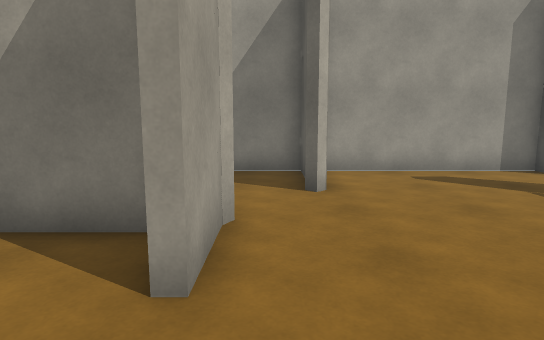
view 1 (above)

12 first-person views from a walk through a 3-D level made in the Unity game engine. The camera is 1.4 m above the floor, tilts 8° down and sees 75° across. The floor is counted in squares, 1 m on a side. Each view is taken from the middle of a square. On the plan, view 1 faces up. The plan holds only what a view shows up to about 15 squares ahead; the rest is blank. The player is left out.

view 2
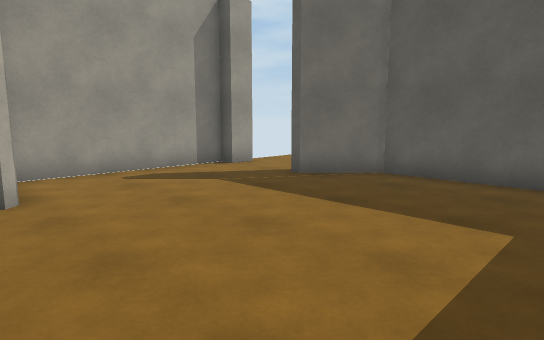

view 3
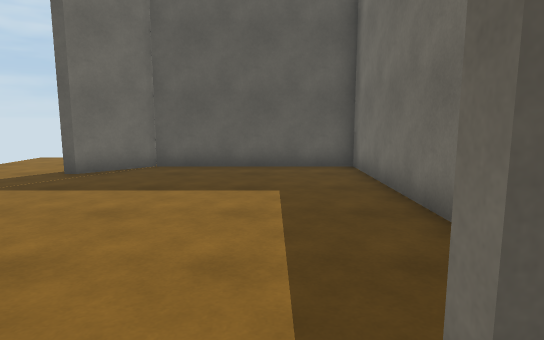

view 4
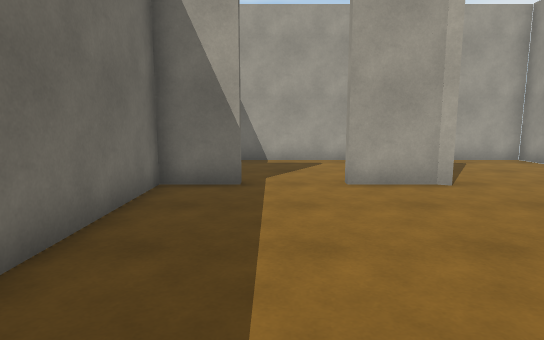

view 5
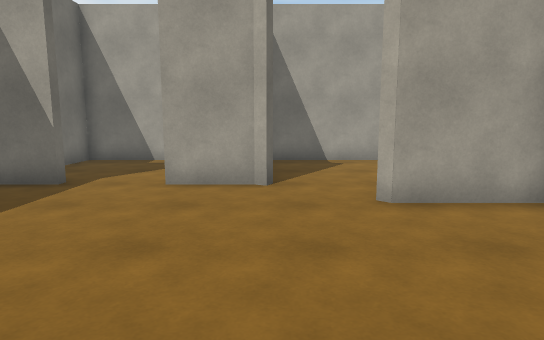

view 6
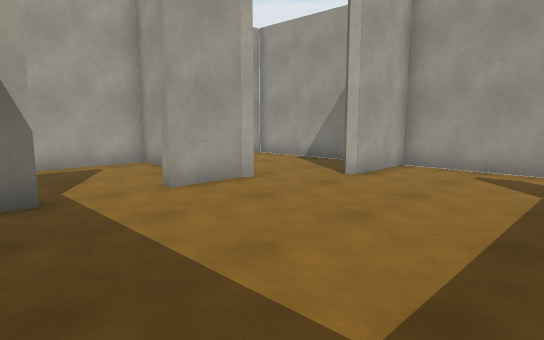

view 7
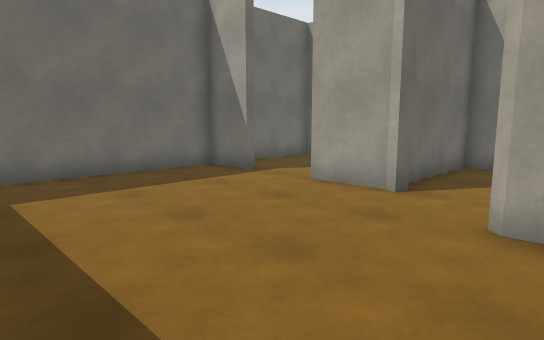

view 8
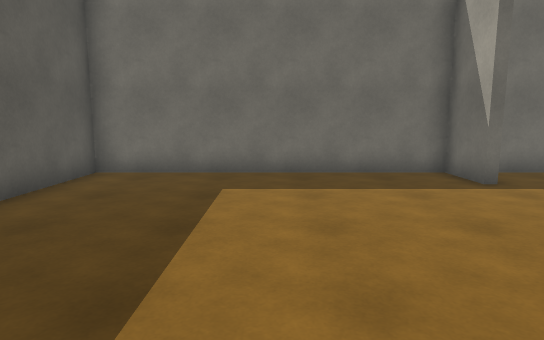

view 9
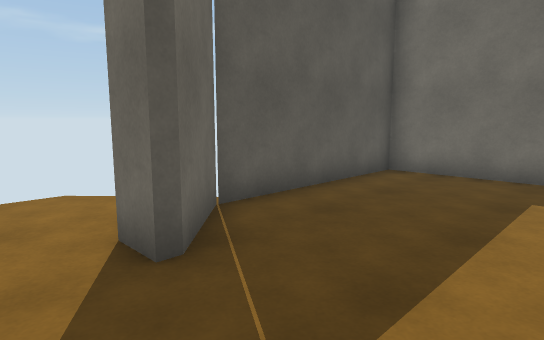

view 10
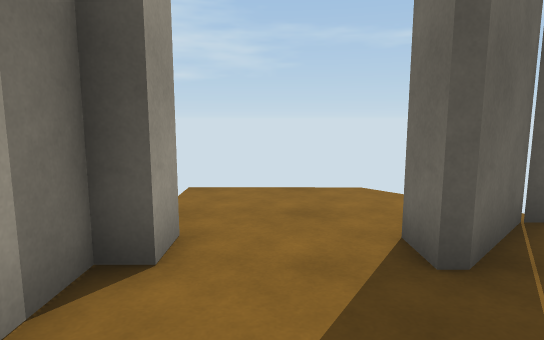

view 11
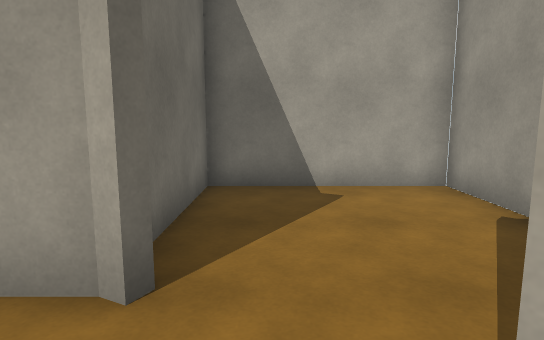

view 12
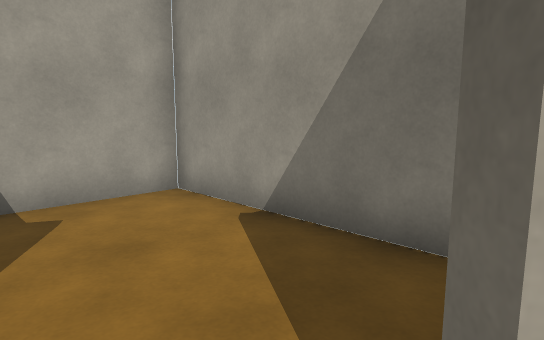

### Floor plan
Points are (right, up) in squares from view 1. A wall is a line through its corners. A room is listed if a view was taken in it or the views show most of it. See-through windows are left out.
Room 1 (views 1, 2, 4, 5, 6, 7, 8, 9, 10, 11, 12)
walls: (-0.7, 4.7) (-0.7, 2.6); (8.2, 9.1) (7.2, 9.1) (7.2, 9.7) (1.1, 9.7) (1.1, 7); (-0.7, 0.4) (-0.7, -1.5) (8.7, -1.5) (8.7, 4.6) (7.2, 6.1) (7.2, 6.4) (8.1, 6.4)
ways out: opening at (-1, 1.5) to room 2; opening at (0, 5.5) to room 3
Room 2 (view 3)
walls: (-1.5, 4.3) (-5.5, 4.3) (-5.5, -1.5) (-2.1, -1.5)
ways out: opening at (-1, 1.5) to room 1
Room 3 (no view inside)
walls: (0.8, 8.5) (0.8, 9.7) (-5.5, 9.7) (-5.5, 4.6) (-1.6, 4.6)
ways out: opening at (0, 5.5) to room 1

Positions as (right, up) in squares from view 1, and headings:
1: (0, 0), facing up
2: (0, 0), facing up-right
3: (-2, 1), facing right
4: (7, 1), facing left
5: (7, 5), facing left
6: (6, -1), facing up-left
7: (6, 8), facing down-left
8: (4, 8), facing down
9: (4, 8), facing down-right
10: (4, 8), facing right
11: (2, 6), facing left
12: (1, 6), facing up-left
